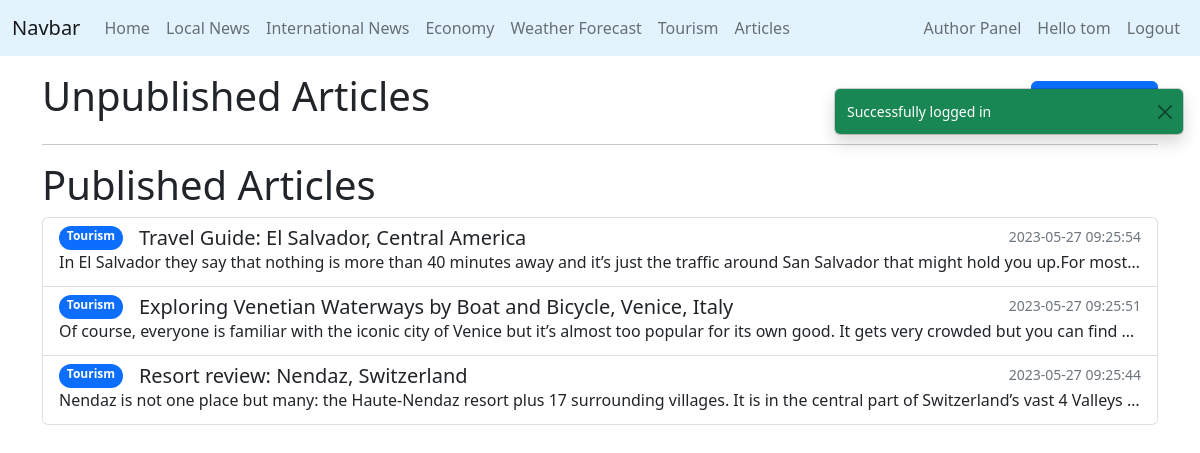
Page /articleEdit/author_panel.php (signed in) on the committed database.
### tables this page shows
CREATE TABLE `Articles` (
  `articleId` int(20) NOT NULL,
  `title` varchar(250) NOT NULL,
  `content` longtext NOT NULL,
  `readTime` int(250) NOT NULL,
  `writtenBy` int(20) NOT NULL,
  `date` datetime NOT NULL,
  `category` varchar(50) NOT NULL,
  `published` tinyint(1) DEFAULT 0 NOT NULL,
  `approved` tinyint(1) DEFAULT 0 NOT NULL,
  `removed` tinyint(1) DEFAULT 0 NOT NULL,
  `thumbnail` varchar(1000) DEFAULT NULL
);

### Database.php (called while the page is built, shortened)
<?php
class Database
{
    public static $instance = null;
    public $mysqli = null;
    private function __construct()
    {
        if ($this->mysqli == null) {
            $this->mysqli = new mysqli(DB_HOSTNAME, DB_USERNAME, DB_PASSWORD, DB_DATABASE);
            $this->mysqli->set_charset('utf8mb4');
        }
    }
    public static function getInstance(): self
    {
        if (self::$instance == null) {
            return new self();
        }
    }
    public function query(string $sql): object
    {
        $result = $this->mysqli->query($sql);
        return $result;
    }
}

### models/Article.php (called while the page is built, shortened)
<?php
class Article
{
    public $category;
    private static function __set_state(array $state): Article
    {
        $article = new Article(
            (int) $state['articleId'],
            $state['title'],
            $state['content'],
            (int) $state['readTime'],
            (int) $state['writtenBy'],
            $state['date'],
            $state['category'],
            (bool) $state['published'],
            (bool) $state['approved'],
            (bool) $state['removed'],
            $state['thumbnail']
        );
        return $article;
    }
    public function __construct(
        ?int $articleId,
        string $title,
        string $content,
        int $readTime,
        int $writtenBy,
        string $date,
        string $category,
        bool $published,
        bool $approved,
        bool $removed,
        ?string $thumbnail
    ) {
        $this->articleId = $articleId;
        $this->title = $title;
        $this->content = $content;
        $this->date = $date;
        $this->category = $category;
    }
    public static function get_author_articles(int $authorId, bool $published = false): array
    {
        $db = Database::getInstance();
        $articles = $db->query('select * from Articles where writtenBy = ' . $authorId . '
                                   and published = ' . (int) $published . '
                                   order by date desc')->fetch_all(MYSQLI_ASSOC);
        return array_map(function ($row) {
            return Article::__set_state($row);
        }, $articles);
    }
    public function display_category(): string
    {
        switch ($this->category) {
            case 'tourism':
                return 'Tourism';
        }
    }
}

### articleEdit/author_panel.php (the view, shortened to what this page needs)
<div class="container">
  <div class="hstack">
    <h1>Unpublished Articles</h1>
    <form class="ms-auto" action="<?= BASE_URL . '/articleEdit/create_article.php' ?>" method="post">
      <button id="createBtn" class="btn btn-primary" type="submit">Create Article</button>
    </form>
  </div>
  <hr>
  <h1>Published Articles</h1>
  <div class="list-group">
    <?php
    $published = Article::get_author_articles($_SESSION['userId'], true);
    foreach ($published as $article) {
      echo '
  <a href="' . BASE_URL . '/displayNews/article.php?id=' . $article->articleId . '" class="list-group-item list-group-item-action flex-column align-items-start">
    <div class="d-flex w-100">
      <span class="badge rounded-pill text-bg-primary vertical-align-middle">' . $article->display_category() . '</span>
      <h5 class="mb-0 ms-3">' . $article->title . '</h5>
      <small class="text-muted ms-auto">' . $article->date . '</small>
    </div>
    <p class="mb-1 text-truncate">' . strip_tags(substr($article->content, 0, 1000)) . '</p>
  </a>
    ';
    }
    ?>
  </div>
</div>

### rows in the picture
articles: category "Tourism", title "Travel Guide: El Salvador, Central America", date "2023-05-27 09:25:54", content "In El Salvador they say that nothing is more than 40 minutes away and it’s just the traffic around San Salvador that might hold you up.For most…"
articles: category "Tourism", title "Exploring Venetian Waterways by Boat and Bicycle, Venice, Italy", date "2023-05-27 09:25:51", content "Of course, everyone is familiar with the iconic city of Venice but it’s almost too popular for its own good. It gets very crowded but you can find…"
articles: category "Tourism", title "Resort review: Nendaz, Switzerland", date "2023-05-27 09:25:44", content "Nendaz is not one place but many: the Haute-Nendaz resort plus 17 surrounding villages. It is in the central part of Switzerland’s vast 4 Valleys…"

### other values in the picture
$_SESSION['username'] "tom"
